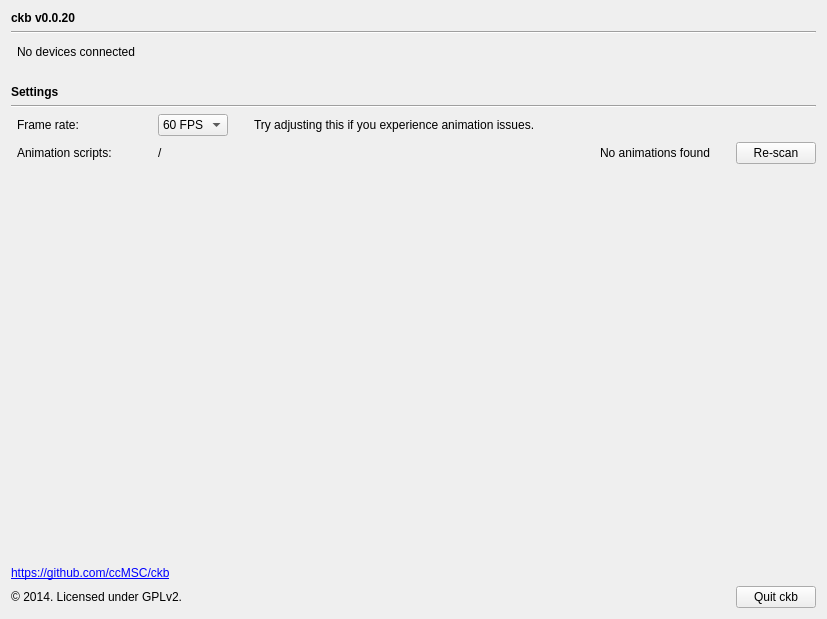
<?xml version="1.0" encoding="UTF-8"?>
<ui version="4.0">
 <class>SettingsWidget</class>
 <widget class="QWidget" name="SettingsWidget">
  <property name="geometry">
   <rect>
    <x>0</x>
    <y>0</y>
    <width>827</width>
    <height>619</height>
   </rect>
  </property>
  <property name="windowTitle">
   <string>Form</string>
  </property>
  <layout class="QGridLayout" name="gridLayout">
   <item row="0" column="0" colspan="2">
    <widget class="QLabel" name="label">
     <property name="font">
      <font>
       <weight>75</weight>
       <bold>true</bold>
      </font>
     </property>
     <property name="text">
      <string>ckb v0.0.20</string>
     </property>
    </widget>
   </item>
   <item row="6" column="0" colspan="2">
    <widget class="QLabel" name="label_6">
     <property name="font">
      <font>
       <weight>75</weight>
       <bold>true</bold>
      </font>
     </property>
     <property name="text">
      <string>Settings</string>
     </property>
    </widget>
   </item>
   <item row="5" column="1">
    <spacer name="verticalSpacer_2">
     <property name="orientation">
      <enum>Qt::Vertical</enum>
     </property>
     <property name="sizeType">
      <enum>QSizePolicy::Fixed</enum>
     </property>
     <property name="sizeHint" stdset="0">
      <size>
       <width>20</width>
       <height>20</height>
      </size>
     </property>
    </spacer>
   </item>
   <item row="7" column="0" colspan="2">
    <widget class="Line" name="line_2">
     <property name="orientation">
      <enum>Qt::Horizontal</enum>
     </property>
    </widget>
   </item>
   <item row="3" column="1">
    <widget class="QLabel" name="devicesLabel">
     <property name="text">
      <string>No devices connected</string>
     </property>
    </widget>
   </item>
   <item row="12" column="0" colspan="2">
    <widget class="QLabel" name="label_2">
     <property name="text">
      <string>&lt;a href=&quot;https://github.com/ccMSC/ckb&quot;&gt;https://github.com/ccMSC/ckb&lt;/a&gt;</string>
     </property>
     <property name="openExternalLinks">
      <bool>true</bool>
     </property>
    </widget>
   </item>
   <item row="13" column="0" colspan="2">
    <layout class="QHBoxLayout" name="horizontalLayout_2">
     <item>
      <widget class="QLabel" name="label_3">
       <property name="text">
        <string>© 2014. Licensed under GPLv2.</string>
       </property>
       <property name="alignment">
        <set>Qt::AlignRight|Qt::AlignTrailing|Qt::AlignVCenter</set>
       </property>
      </widget>
     </item>
     <item>
      <spacer name="horizontalSpacer">
       <property name="orientation">
        <enum>Qt::Horizontal</enum>
       </property>
       <property name="sizeHint" stdset="0">
        <size>
         <width>40</width>
         <height>20</height>
        </size>
       </property>
      </spacer>
     </item>
     <item>
      <widget class="QPushButton" name="pushButton">
       <property name="text">
        <string>Quit ckb</string>
       </property>
      </widget>
     </item>
    </layout>
   </item>
   <item row="1" column="0" colspan="2">
    <widget class="Line" name="line">
     <property name="orientation">
      <enum>Qt::Horizontal</enum>
     </property>
    </widget>
   </item>
   <item row="2" column="1">
    <spacer name="verticalSpacer_3">
     <property name="orientation">
      <enum>Qt::Vertical</enum>
     </property>
     <property name="sizeType">
      <enum>QSizePolicy::Fixed</enum>
     </property>
     <property name="sizeHint" stdset="0">
      <size>
       <width>0</width>
       <height>5</height>
      </size>
     </property>
    </spacer>
   </item>
   <item row="10" column="0" colspan="2">
    <spacer name="verticalSpacer">
     <property name="orientation">
      <enum>Qt::Vertical</enum>
     </property>
     <property name="sizeHint" stdset="0">
      <size>
       <width>20</width>
       <height>40</height>
      </size>
     </property>
    </spacer>
   </item>
   <item row="8" column="1">
    <layout class="QGridLayout" name="gridLayout_2">
     <item row="1" column="2">
      <layout class="QHBoxLayout" name="horizontalLayout_7">
       <item>
        <widget class="QLabel" name="animPathLabel">
         <property name="text">
          <string>/</string>
         </property>
        </widget>
       </item>
       <item>
        <spacer name="horizontalSpacer_6">
         <property name="orientation">
          <enum>Qt::Horizontal</enum>
         </property>
         <property name="sizeHint" stdset="0">
          <size>
           <width>40</width>
           <height>20</height>
          </size>
         </property>
        </spacer>
       </item>
       <item>
        <widget class="QLabel" name="animCountLabel">
         <property name="text">
          <string>No animations found</string>
         </property>
        </widget>
       </item>
       <item>
        <spacer name="horizontalSpacer_2">
         <property name="orientation">
          <enum>Qt::Horizontal</enum>
         </property>
         <property name="sizeType">
          <enum>QSizePolicy::Fixed</enum>
         </property>
         <property name="sizeHint" stdset="0">
          <size>
           <width>20</width>
           <height>20</height>
          </size>
         </property>
        </spacer>
       </item>
       <item>
        <widget class="QPushButton" name="animScanButton">
         <property name="text">
          <string>Re-scan</string>
         </property>
        </widget>
       </item>
      </layout>
     </item>
     <item row="0" column="1" rowspan="2">
      <spacer name="horizontalSpacer_5">
       <property name="orientation">
        <enum>Qt::Horizontal</enum>
       </property>
       <property name="sizeType">
        <enum>QSizePolicy::Fixed</enum>
       </property>
       <property name="sizeHint" stdset="0">
        <size>
         <width>40</width>
         <height>1</height>
        </size>
       </property>
      </spacer>
     </item>
     <item row="0" column="2">
      <layout class="QHBoxLayout" name="horizontalLayout_4">
       <item>
        <widget class="QComboBox" name="fpsBox">
         <item>
          <property name="text">
           <string>60 FPS</string>
          </property>
         </item>
         <item>
          <property name="text">
           <string>50 FPS</string>
          </property>
         </item>
         <item>
          <property name="text">
           <string>30 FPS</string>
          </property>
         </item>
         <item>
          <property name="text">
           <string>25 FPS</string>
          </property>
         </item>
         <item>
          <property name="text">
           <string>15 FPS</string>
          </property>
         </item>
        </widget>
       </item>
       <item>
        <spacer name="horizontalSpacer_4">
         <property name="orientation">
          <enum>Qt::Horizontal</enum>
         </property>
         <property name="sizeType">
          <enum>QSizePolicy::Fixed</enum>
         </property>
         <property name="sizeHint" stdset="0">
          <size>
           <width>20</width>
           <height>1</height>
          </size>
         </property>
        </spacer>
       </item>
       <item>
        <widget class="QLabel" name="label_5">
         <property name="text">
          <string>Try adjusting this if you experience animation issues.</string>
         </property>
        </widget>
       </item>
       <item>
        <spacer name="horizontalSpacer_3">
         <property name="orientation">
          <enum>Qt::Horizontal</enum>
         </property>
         <property name="sizeHint" stdset="0">
          <size>
           <width>40</width>
           <height>20</height>
          </size>
         </property>
        </spacer>
       </item>
      </layout>
     </item>
     <item row="0" column="0">
      <widget class="QLabel" name="label_4">
       <property name="text">
        <string>Frame rate:</string>
       </property>
      </widget>
     </item>
     <item row="1" column="0">
      <widget class="QLabel" name="label_7">
       <property name="text">
        <string>Animation scripts:</string>
       </property>
      </widget>
     </item>
    </layout>
   </item>
  </layout>
 </widget>
 <resources/>
 <connections/>
</ui>
